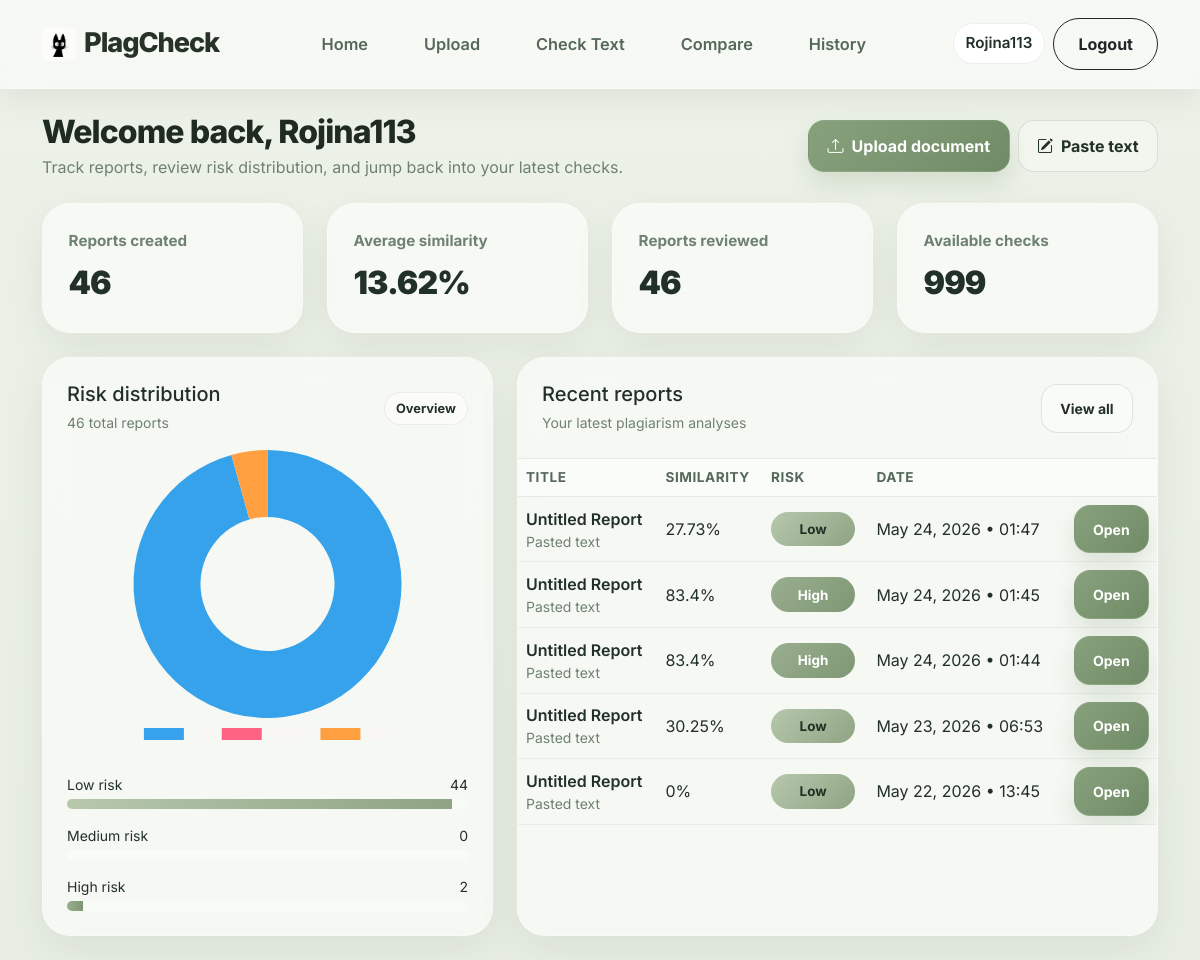
/dashboard/ (signed in), run on the app's committed database.
### plagiarismchecker/models.py (models this page shows, shortened)
class StoredDocument(models.Model):
    RISK_CHOICES = [
        ('low', 'Low'),
        ('medium', 'Medium'),
        ('high', 'High'),
    ]
    plagiarism_score = models.FloatField(default=0)
    user = models.ForeignKey(
        User,
        on_delete=models.CASCADE
    )
    filename = models.CharField(
        max_length=255
    )
    content = models.TextField()
    overall_similarity_score = models.FloatField(
        default=0
    )
    risk_level = models.CharField(
        max_length=10,
        choices=RISK_CHOICES,
        default='low'
    )
    created_at = models.DateTimeField(
        auto_now_add=True
    )

### plagiarismchecker/views.py (the view)
# urls.py: path('dashboard/', views.dashboard, name='dashboard'),
@login_required
def dashboard(request):
    reports = StoredDocument.objects.filter(
        user=request.user
    )
    total_checked = reports.count()
    avg_similarity = 0
    if total_checked > 0:
        avg_similarity = round(
            sum(
                r.overall_similarity_score
                for r in reports
            ) / total_checked,
            2
        )
    return render(request, 'pc/dashboard.html', {
        'total_documents': total_checked,
        'avg_similarity': avg_similarity,
        'total_checked': total_checked,
        'remaining_checks': 999,
        'risk_counts': {
            'low': reports.filter(risk_level='low').count(),
            'medium': reports.filter(risk_level='medium').count(),
            'high': reports.filter(risk_level='high').count(),
            'total': total_checked,
        },
        'recent_reports': reports.order_by('-id')[:5],
    })

### plagiarismchecker/templates/pc/dashboard.html (shortened to what this page needs)
{% extends "base.html" %}
{% block content %}
<div class="container py-4">
    <div class="page-header d-flex flex-column flex-lg-row justify-content-between align-items-lg-center gap-3 mb-4">
        <div>
            <h1 class="section-title mb-1">Welcome back, {{ user.first_name|default:user.username }}</h1>
            <p class="section-subtitle mb-0">Track reports, review risk distribution, and jump back into your latest checks.</p>
        </div>
        <div class="d-flex gap-2 flex-wrap">
            <a href="{% url 'upload' %}" class="btn btn-primary"><i class="bi bi-upload me-2"></i>Upload document</a>
            <a href="{% url 'check_text' %}" class="btn btn-outline-light"><i class="bi bi-pencil-square me-2"></i>Paste text</a>
        </div>
    </div>
    <div class="row g-4 mb-4">
        <div class="col-sm-6 col-xl-3"><div class="metric-card"><div class="metric-label">Reports created</div><div class="metric-value">{{ total_documents|default:0 }}</div></div></div>
        <div class="col-sm-6 col-xl-3"><div class="metric-card"><div class="metric-label">Average similarity</div><div class="metric-value">{{ avg_similarity|default:0 }}%</div></div></div>
        <div class="col-sm-6 col-xl-3"><div class="metric-card"><div class="metric-label">Reports reviewed</div><div class="metric-value">{{ total_checked|default:0 }}</div></div></div>
        <div class="col-sm-6 col-xl-3"><div class="metric-card"><div class="metric-label">Available checks</div><div class="metric-value">{{ remaining_checks|default:0 }}</div></div></div>
    </div>
    {% widthratio risk_counts.low risk_counts.total|default:1 100 as low_width %}
    {% widthratio risk_counts.medium risk_counts.total|default:1 100 as medium_width %}
    {% widthratio risk_counts.high risk_counts.total|default:1 100 as high_width %}
    <div class="row g-4">
        <div class="col-lg-5">
            <div class="glass-card h-100 p-4">
                <div class="d-flex justify-content-between align-items-center mb-3">
                    <div>
                        <h5 class="mb-1">Risk distribution</h5>
                        <small class="text-muted-2">{{ risk_counts.total|default:0 }} total reports</small>
                    </div>
                    <span class="mini-badge">Overview</span>
                </div>
                <div class="chart-box mb-4">
                    <canvas id="riskChart"></canvas>
                </div>
                <div class="mb-3">
                    <div class="d-flex justify-content-between small mb-1"><span>Low risk</span><span>{{ risk_counts.low|default:0 }}</span></div>
                    <div class="progress"><div class="progress-bar bg-success risk-bar" data-width="{{ low_width }}"></div></div>
                </div>
                <div class="mb-3">
                    <div class="d-flex justify-content-between small mb-1"><span>Medium risk</span><span>{{ risk_counts.medium|default:0 }}</span></div>
                    <div class="progress"><div class="progress-bar bg-warning risk-bar" data-width="{{ medium_width }}"></div></div>
                </div>
                <div>
                    <div class="d-flex justify-content-between small mb-1"><span>High risk</span><span>{{ risk_counts.high|default:0 }}</span></div>
                    <div class="progress"><div class="progress-bar bg-danger risk-bar" data-width="{{ high_width }}"></div></div>
                </div>
            </div>
        </div>
        <div class="col-lg-7">
            <div class="glass-card h-100 overflow-hidden">
                <div class="p-4 border-bottom border-soft d-flex justify-content-between align-items-center">
                    <div>
                        <h5 class="mb-1">Recent reports</h5>
                        <small class="text-muted-2">Your latest plagiarism analyses</small>
                    </div>
                    <a href="{% url 'history' %}" class="btn btn-sm btn-outline-light">View all</a>
                </div>
                {% if recent_reports %}
                <div class="table-responsive">
                    <table class="table table-theme align-middle mb-0">
                        <thead>
                            <tr><th>Title</th><th>Similarity</th><th>Risk</th><th>Date</th><th></th></tr>
                        </thead>
                        <tbody>
                            {% for report in recent_reports %}
                            <tr>
                                <td>
                                    <div class="fw-semibold">{{ report.title|default:'Untitled Report' }}</div>
                                    <div class="small text-muted-2">{{ report.uploaded_file_name|default:'Pasted text' }}</div>
                                </td>
                                <td>{{ report.overall_similarity_score|default:0 }}%</td>
                                <td><span class="risk-pill risk-{{ report.risk_level|default:'low' }}">{{ report.risk_level|title }}</span></td>
                                <td>{{ report.created_at|date:"M d, Y • H:i" }}</td>
                                <td class="text-end"><a href="{% url 'report_detail' report.id %}" class="btn btn-sm btn-primary">Open</a></td>
                            </tr>
                            {% endfor %}
                        </tbody>
                    </table>
                </div>
                {% else %}
                <div class="p-5 text-center text-muted-2">No reports yet. Start with a text or document check.</div>
                {% endif %}
            </div>
        </div>
    </div>
</div>
{% endblock %}
{% block extra_js %}
<script>
document.addEventListener('DOMContentLoaded', function () {
    document.querySelectorAll('.risk-bar').forEach(function (bar) {
        const width = Number(bar.dataset.width || 0);
        bar.style.width = width + '%';
    });
    const canvas = document.getElementById('riskChart');
    if (!canvas) return;
    new Chart(canvas, {
        type: 'doughnut',
        data: {
            labels: ['Low', 'Medium', 'High'],
            datasets: [{
                data: [
                    Number('{{ risk_counts.low|default:0 }}'),
                    Number('{{ risk_counts.medium|default:0 }}'),
                    Number('{{ risk_counts.high|default:0 }}')
                ],
                borderWidth: 0
            }]
        },
        options: {
            responsive: true,
            maintainAspectRatio: false,
            plugins: { legend: { position: 'bottom', labels: { color: '#fff0f3' } } }
        }
    });
});
</script>
{% endblock %}

### plagiarismchecker/templates/base.html (shortened to what this page needs)
{% load static %}
<!DOCTYPE html>
<html lang="en">
<head>
    {% load static %}
    <link rel="stylesheet" href="https://cdn.jsdelivr.net/npm/bootstrap@5.3.3/dist/css/bootstrap.min.css">
    <link rel="stylesheet" href="https://cdn.jsdelivr.net/npm/bootstrap-icons@1.11.3/font/bootstrap-icons.css">
    <link rel="stylesheet" href="{% static 'pc/app.css' %}">
</head>
<body class="app-body">
    <nav class="navbar navbar-expand-lg glass-nav sticky-top">
        <div class="container d-flex align-items-center justify-content-between">
            <a class="navbar-brand d-flex align-items-center gap-2" href="{% url 'landing' %}">
                <img src="{% static 'pc/logo.png' %}" alt="logo" class="logo-img">
                <span class="brand-text">PlagCheck</span>
            </a>
            <div class="d-none d-lg-flex gap-4 align-items-center">
                <a class="nav-link nav-glow" href="{% url 'landing' %}">Home</a>
                <a class="nav-link nav-glow" href="{% url 'filetest' %}">Upload</a>
                <a class="nav-link nav-glow" href="{% url 'test' %}">Check Text</a>
                <a class="nav-link nav-glow" href="{% url 'fileCompare' %}">Compare</a>
                <a class="nav-link" href="{% url 'history' %}">History</a>
            </div>
            <div class="d-flex align-items-center gap-2">
                {% if user.is_authenticated %}
                    <span class="user-pill">{{ user.username }}</span>
                    <a href="{% url 'logout' %}" class="btn btn-outline-dark rounded-pill px-4">Logout</a>
                {% else %}
                    <a href="{% url 'login' %}" class="btn btn-outline-dark rounded-pill px-4">Login</a>
                    <a href="{% url 'register' %}" class="btn btn-dark rounded-pill px-4">Register</a>
                {% endif %}
            </div>
        </div>
    </nav>
    <main>
        {% block content %}{% endblock %}
    </main>
    {% block extra_js %}{% endblock %}
</body>
</html>

### plagiarismchecker/templates/base.html (style rules this page uses)
body.app-body { font-family: "Inter", sans-serif; background: linear-gradient(180deg, #edf2e8 0%, #e8eee3 100%); color: #1f2a22; min-height: 100vh; }
.glass-nav { background: transparent; padding: 18px 0; }
.brand-text { font-size: 1.7rem; font-weight: 800; color: #273229; letter-spacing: -0.04em; }
.nav-glow { color: #2e3c31; font-weight: 600; text-decoration: none; }
.logo-img { width: 34px; height: 34px; object-fit: cover; border-radius: 8px; }
.user-pill { padding: 8px 12px; border-radius: 999px; background: #ffffff; }

### data on the page
StoredDocument: title "Untitled Report", uploaded_file_name "Pasted text", overall_similarity_score "27.73", risk_level "Low", created_at "May 24, 2026 • 01:47"
StoredDocument: title "Untitled Report", uploaded_file_name "Pasted text", overall_similarity_score "83.4", risk_level "High", created_at "May 24, 2026 • 01:45"
StoredDocument: title "Untitled Report", uploaded_file_name "Pasted text", overall_similarity_score "83.4", risk_level "High", created_at "May 24, 2026 • 01:44"
StoredDocument: title "Untitled Report", uploaded_file_name "Pasted text", overall_similarity_score "30.25", risk_level "Low", created_at "May 23, 2026 • 06:53"
StoredDocument: title "Untitled Report", uploaded_file_name "Pasted text", overall_similarity_score "0", risk_level "Low", created_at "May 22, 2026 • 13:45"

### other printed values
{{ user.username }} "Rojina113"
{{ user.first_name|default:user.username }} "Rojina113"
{{ total_documents|default:0 }} "46"
{{ avg_similarity|default:0 }} "13.62"
{{ total_checked|default:0 }} "46"
{{ remaining_checks|default:0 }} "999"
{{ risk_counts.total|default:0 }} "46"
{{ risk_counts.low|default:0 }} "44"
{{ risk_counts.medium|default:0 }} "0"
{{ risk_counts.high|default:0 }} "2"
chart data {{ risk_counts.low|default:0 }} 44
chart data {{ risk_counts.medium|default:0 }} 0
chart data {{ risk_counts.high|default:0 }} 2
